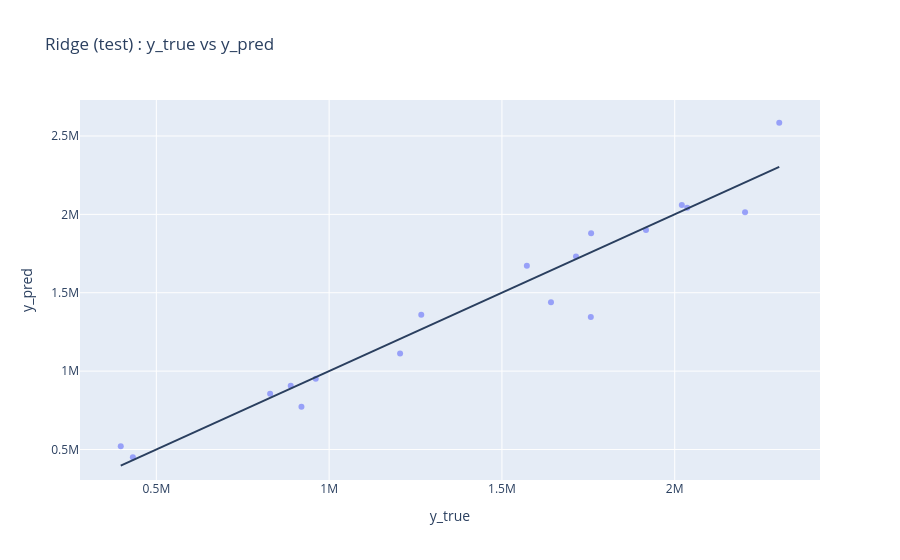

Source (notebook cell):
### Markdown cell above
Performance globale : 
- R² test = 0.929 : le modèle explique une grande partie de la variabilité des ventes hebdomadaires, nettement mieux que la baseline (0.90).
- RMSE test = 152,926 : l’erreur moyenne sur le test diminue fortement par rapport à la baseline (de 182k à 153k soit -16%), ce qui traduit un gain concret en unités métier.

Généralisation (train vs test) : réduction de l’overfitting
- RMSE train = 69,878 vs RMSE test = 152,926 : l’écart train/test reste présent, mais le niveau d’erreur sur test est nettement meilleur que la baseline, donc ca semble indiquer une meilleure robustesse globale.
- R² train = 0.989 vs R² test = 0.929 : la performance est élevée sur train et conserve un bon niveau sur test, ce qui confirme une généralisation correcte.

### Code cell
pred_test_lasso = best_lasso.predict(X_test)

df_pred = pd.DataFrame({
    "y_true": y_test,
    "y_pred": pred_test_ridge
})

fig = px.scatter(
    df_pred,
    x="y_true",
    y="y_pred",
    title="Ridge (test) : y_true vs y_pred",
    opacity=0.6
)

# Diagonale parfaite y = x
m = df_pred["y_true"].min()
M = df_pred["y_true"].max()
fig.add_shape(type="line", x0=m, y0=m, x1=M, y1=M)

fig.show()

### Figure 1 — Plotly figure (JSON) as saved in the notebook; plotly's stock layout.template omitted (floating-point values rounded to 4 significant figures)
{"data": [{"hovertemplate": "y_true=%{x}<br>y_pred=%{y}<extra></extra>", "legendgroup": "", "marker": {"color": "#636efa", "opacity": 0.6, "symbol": "circle"}, "mode": "markers", "name": "", "orientation": "v", "showlegend": false, "type": "scatter", "x": [2021000.0, 1267000.0, 1758000.0, 1757000.0, 1572000.0, 961200.0, 888800.0, 2303000.0, 829200.0, 1714000.0, 2036000.0, 1917000.0, 432000.0, 397000.0, 1205000.0, 2204000.0, 919900.0, 1642000.0], "xaxis": "x", "y": [2059000.0, 1360000.0, 1880000.0, 1344000.0, 1672000.0, 951100.0, 906000.0, 2584000.0, 856000.0, 1731000.0, 2042000.0, 1899000.0, 450500.0, 521300.0, 1112000.0, 2014000.0, 772700.0, 1439000.0], "yaxis": "y"}], "layout": {"legend": {"tracegroupgap": 0}, "shapes": [{"type": "line", "x0": 397000.0, "x1": 2303000.0, "y0": 397000.0, "y1": 2303000.0}], "title": {"text": "Ridge (test) : y_true vs y_pred"}, "xaxis": {"anchor": "y", "domain": [0, 1], "title": {"text": "y_true"}}, "yaxis": {"anchor": "x", "domain": [0, 1], "title": {"text": "y_pred"}}}}
